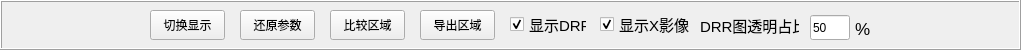
       <widget class="QFrame" name="frame">
        <property name="minimumSize">
         <size>
          <width>1021</width>
          <height>50</height>
         </size>
        </property>
        <property name="maximumSize">
         <size>
          <width>16777215</width>
          <height>50</height>
         </size>
        </property>
        <property name="focusPolicy">
         <enum>Qt::ClickFocus</enum>
        </property>
        <property name="frameShape">
         <enum>QFrame::Box</enum>
        </property>
        <property name="frameShadow">
         <enum>QFrame::Raised</enum>
        </property>
        <widget class="QPushButton" name="m_change_btn">
         <property name="geometry">
          <rect>
           <x>150</x>
           <y>10</y>
           <width>75</width>
           <height>30</height>
          </rect>
         </property>
         <property name="sizePolicy">
          <sizepolicy hsizetype="Preferred" vsizetype="Preferred">
           <horstretch>0</horstretch>
           <verstretch>0</verstretch>
          </sizepolicy>
         </property>
         <property name="minimumSize">
          <size>
           <width>75</width>
           <height>30</height>
          </size>
         </property>
         <property name="maximumSize">
          <size>
           <width>80</width>
           <height>16777215</height>
          </size>
         </property>
         <property name="text">
          <string>切换显示</string>
         </property>
        </widget>
        <widget class="QPushButton" name="init_btn">
         <property name="geometry">
          <rect>
           <x>240</x>
           <y>10</y>
           <width>75</width>
           <height>30</height>
          </rect>
         </property>
         <property name="minimumSize">
          <size>
           <width>75</width>
           <height>30</height>
          </size>
         </property>
         <property name="text">
          <string>还原参数</string>
         </property>
        </widget>
        <widget class="QPushButton" name="m_compare_btn">
         <property name="geometry">
          <rect>
           <x>330</x>
           <y>10</y>
           <width>75</width>
           <height>30</height>
          </rect>
         </property>
         <property name="minimumSize">
          <size>
           <width>75</width>
           <height>30</height>
          </size>
         </property>
         <property name="text">
          <string>比较区域</string>
         </property>
        </widget>
        <widget class="QPushButton" name="m_output_btn">
         <property name="geometry">
          <rect>
           <x>420</x>
           <y>10</y>
           <width>75</width>
           <height>30</height>
          </rect>
         </property>
         <property name="minimumSize">
          <size>
           <width>75</width>
           <height>30</height>
          </size>
         </property>
         <property name="text">
          <string>导出区域</string>
         </property>
        </widget>
        <widget class="QCheckBox" name="m_ddr_box">
         <property name="geometry">
          <rect>
           <x>510</x>
           <y>15</y>
           <width>77</width>
           <height>19</height>
          </rect>
         </property>
         <property name="sizePolicy">
          <sizepolicy hsizetype="Preferred" vsizetype="Preferred">
           <horstretch>0</horstretch>
           <verstretch>0</verstretch>
          </sizepolicy>
         </property>
         <property name="font">
          <font>
           <pointsize>11</pointsize>
          </font>
         </property>
         <property name="text">
          <string>显示DRR</string>
         </property>
         <property name="checked">
          <bool>true</bool>
         </property>
         <property name="tristate">
          <bool>false</bool>
         </property>
        </widget>
        <widget class="QCheckBox" name="m_xray_box">
         <property name="geometry">
          <rect>
           <x>600</x>
           <y>15</y>
           <width>91</width>
           <height>19</height>
          </rect>
         </property>
         <property name="font">
          <font>
           <pointsize>11</pointsize>
          </font>
         </property>
         <property name="text">
          <string>显示X影像</string>
         </property>
         <property name="checked">
          <bool>true</bool>
         </property>
        </widget>
        <widget class="QLabel" name="label_9">
         <property name="geometry">
          <rect>
           <x>700</x>
           <y>10</y>
           <width>99</width>
           <height>30</height>
          </rect>
         </property>
         <property name="minimumSize">
          <size>
           <width>0</width>
           <height>30</height>
          </size>
         </property>
         <property name="font">
          <font>
           <pointsize>11</pointsize>
          </font>
         </property>
         <property name="text">
          <string>DRR图透明占比</string>
         </property>
        </widget>
        <widget class="QLineEdit" name="opacity_text">
         <property name="geometry">
          <rect>
           <x>810</x>
           <y>15</y>
           <width>40</width>
           <height>25</height>
          </rect>
         </property>
         <property name="minimumSize">
          <size>
           <width>0</width>
           <height>25</height>
          </size>
         </property>
         <property name="maximumSize">
          <size>
           <width>40</width>
           <height>25</height>
          </size>
         </property>
         <property name="text">
          <string>50</string>
         </property>
        </widget>
        <widget class="QLabel" name="label_11">
         <property name="geometry">
          <rect>
           <x>855</x>
           <y>20</y>
           <width>15</width>
           <height>17</height>
          </rect>
         </property>
         <property name="maximumSize">
          <size>
           <width>15</width>
           <height>16777215</height>
          </size>
         </property>
         <property name="font">
          <font>
           <pointsize>13</pointsize>
          </font>
         </property>
         <property name="text">
          <string>%</string>
         </property>
        </widget>
       </widget>
